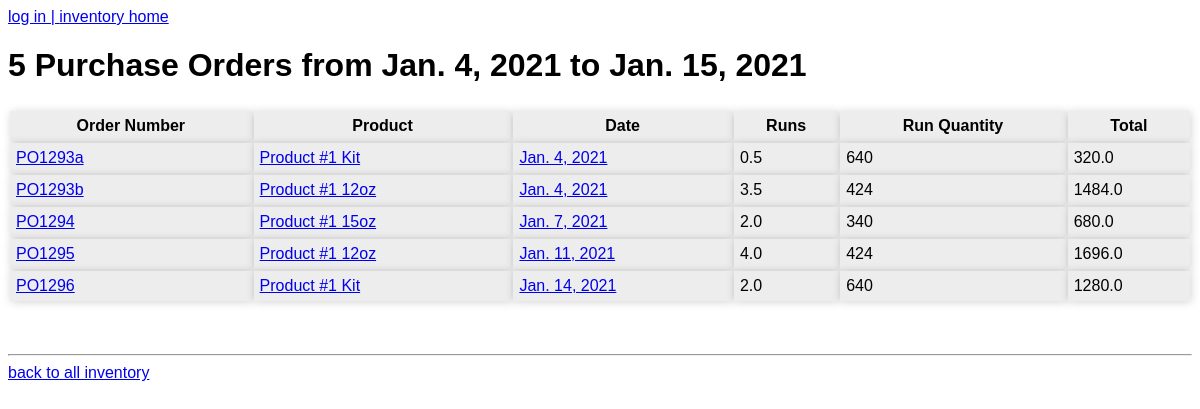
Before: /purchase_orders/2021-01-04/ with the older database file.
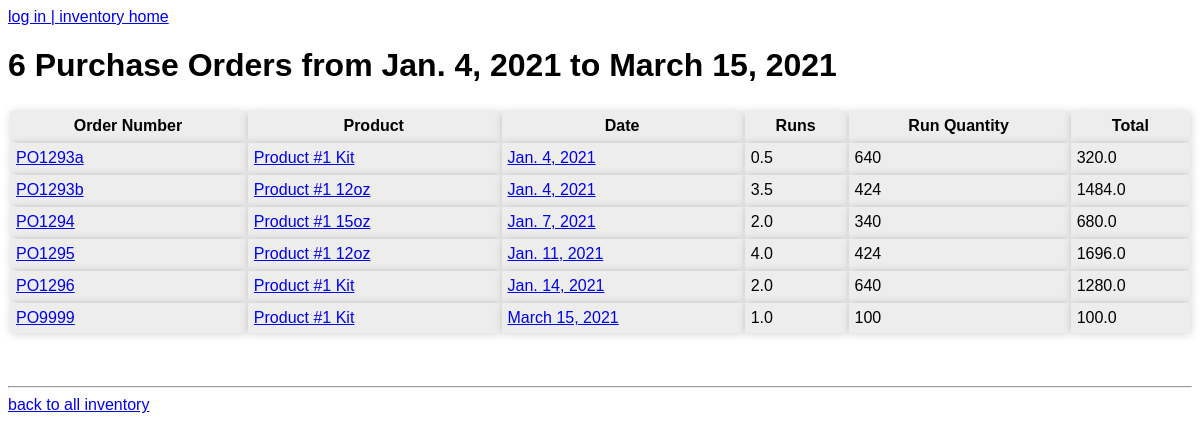
After: the same page with the newer database file.
### inventory/models.py (models this page shows, shortened)
class CustomerOrder(models.Model):
    order_number = models.CharField(max_length=10)
    customer = models.ForeignKey(Customer, on_delete=models.PROTECT)
    product = models.ForeignKey(Product, on_delete=models.PROTECT)
    date = models.DateField()
    quantity = models.IntegerField()

class PurchaseOrder(models.Model):
    order_number = models.CharField(max_length=10)
    product = models.ForeignKey(Product, on_delete=models.PROTECT)
    runs = models.FloatField()
    run_quantity = models.IntegerField()
    date = models.DateField()
    @property
    def total(self):
        return self.run_quantity * self.runs

class Product(models.Model):
    name = models.CharField(max_length=40)
    label = models.SlugField(max_length=40, null=True)
    user = models.ForeignKey(User, on_delete=models.PROTECT, null=True)

### inventory/views.py (the view)
# urls.py: path('purchase_orders/<yyyy:date>/', PurchaseOrderDateFilterList.as_view(), name='date_filter_purchase_orders'),
class PurchaseOrderDateFilterList(ListView):
    model = PurchaseOrder
    template_name = 'inventory/purchase_orders.html'
    ordering = ['date']
    def get_context_data(self, **kwargs):
        context = super().get_context_data(**kwargs)
        po_count = self.get_queryset().count()
        context['po_filter_count'] = po_count
        context['start_date'] = self.kwargs['date'].date()
        try:
            context['end_date'] = self.end_date.date()
        except:
            context['end_date'] = self.end_date
        context['end_date_set'] = self.end_date_set
        return context
    def get_queryset(self):
        self.start_date = self.kwargs['date']
        try:
            self.end_date = self.kwargs['end_date']
            self.end_date_set = True
        except:
            self.end_date = max([item.date for item in CustomerOrder.objects.all()])
            self.end_date_set = False
        return PurchaseOrder.objects.filter(date__range=[self.start_date, self.end_date]).order_by('date')

### inventory/urls.py (called while the page is built)
    def to_python(self, value):
        return datetime.strptime(value, '%Y-%m-%d')

    def to_url(self, value):
        return value

### inventory/templates/inventory/purchase_orders.html
{% extends "inventory/base.html" %}
{% block content %}
    <h1>
        {% if po_filter_count %}
        {{ po_filter_count }} Purchase Orders from {{ start_date }} to {{ end_date }}
        {% else %}
        All {{ po_count }} Purchase Orders
        {% endif %}
    </h1>
    <table>
        <tr>
            <th>Order Number</th>
            <th>Product</th>
            <th>Date</th>
            <th>Runs</th>
            <th>Run Quantity</th>
            <th>Total</th>
        </tr>
    {% for object in object_list %}
        <tr>
            <td><a href="{% url 'inventory:purchase_order_detail' object.pk %}">{{ object.order_number }}</a></td>
            <td><a href="{% url 'inventory:product_orders' object.product.label %}">{{ object.product.name }}</a></td>
            {% if end_date_set or not start_date %}
            <td><a href="{% url 'inventory:date_filter_purchase_orders' object.date %}">{{ object.date }}</a></td>
            {% else %}
            <td><a href="{% url 'inventory:date_range_filter_purchase_orders' start_date|date:'Y-m-d' object.date %}">{{ object.date }}</a></td>
            {% endif %}
            <td>{{ object.runs }}</td>
            <td>{{ object.run_quantity }}</td>
            <td>{{ object.total }}</td>
        </tr>
    {% endfor %}
    </table>
    <br>
    <hr>
    <a href="{% url 'inventory:index' %}">back to all inventory</a>
{% endblock content %}

Changed rows visible on the page:
no longer on this page (row unchanged): CustomerOrder: date "Jan. 15, 2021"
added CustomerOrder: date "March 15, 2021"
added PurchaseOrder: order_number "PO9999", product.name "Product #1 Kit", date "March 15, 2021", runs "1.0", run_quantity "100", total "100.0"
Other visible differences:
{{ po_filter_count }}: "5" → "6"
